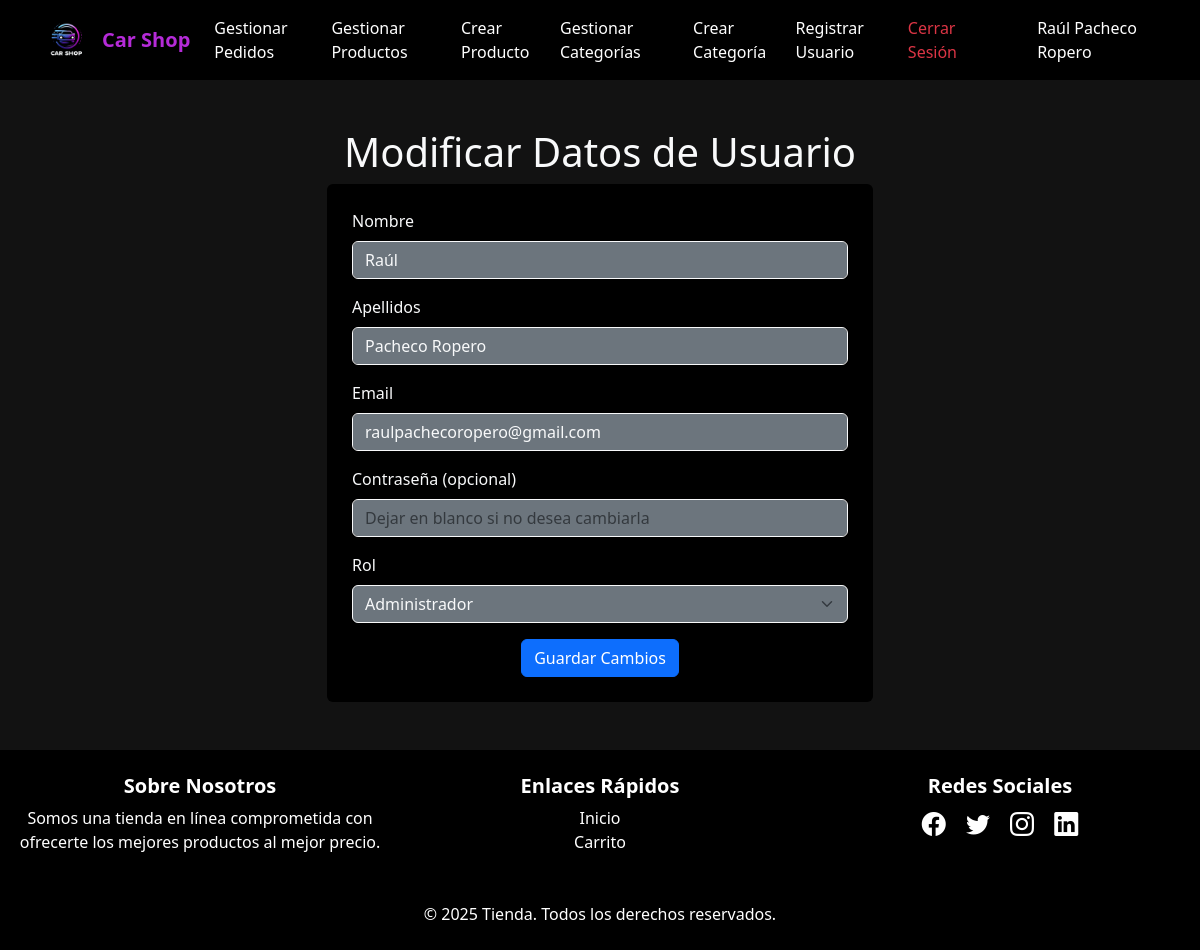
The page /DWES/Tienda_Raul_PachecoRopero/Usuario/modificarDatos?id=1 (signed in) on the database its author committed.
### tables this page shows
CREATE TABLE `usuarios` (
  `id` int(255) NOT NULL,
  `nombre` varchar(100) NOT NULL,
  `apellidos` varchar(255) DEFAULT NULL,
  `email` varchar(255) NOT NULL,
  `password` varchar(255) NOT NULL,
  `rol` varchar(20) DEFAULT NULL
);

### src/Controllers/UsuarioController.php (called while the page is built, shortened)
<?php
class UsuarioController
{
    private Pages $pages;
    public function __construct()
    {
        $this->pages = new Pages();
    }
    public function modificarDatos(int $usuarioId): void
    {
        $usuario = new Usuario(null, '', '', '', '', '');
        $usuarioDatos = $usuario->getById($usuarioId);
        $this->pages->render('usuario/modificarDatos', ['usuario' => $usuarioDatos, 'usuarioId' => $usuarioId, 'errores' => $_SESSION['errores'] ?? null]);
    }
}
?>

### src/Routes/Routes.php (called while the page is built, shortened)
<?php
class Routes
{
    public static function index()
    {
        Router::add('GET', 'Usuario/modificarDatos', function () {
            return (new UsuarioController())->modificarDatos((int)$_GET['id']);
        });
        Router::dispatch();
    }
}

### index.php (called while the page is built)
<?php
require_once('src/init.php');
?>

### src/Models/usuario.php (called while the page is built, shortened)
<?php
class Usuario
{
    private string $nombre;
    private string $apellidos;
    private string $email;
    private string $rol;
    private DBConnection $db;
    public function __construct(string|null $id, string $nombre, string $apellidos, string $email, string $password, string $rol)
    {
        $this->nombre = $nombre;
        $this->apellidos = $apellidos;
        $this->email = $email;
        $this->rol = $rol;
        $this->db = new DBConnection();
    }
    public function getNombre()
    {
        return $this->nombre;
    }
    public function getApellidos()
    {
        return $this->apellidos;
    }
    public function getEmail()
    {
        return $this->email;
    }
    public function getRol()
    {
        return $this->rol;
    }
    public static function fromArray(array $data)
    {
        return new Usuario(
            $data['id'] ?? null,
            $data['nombre'] ?? '',
            $data['apellidos'] ?? '',
            $data['email'] ?? '',
            $data['password'] ?? '',
            $data['rol'] ?? '',
        );
    }
    public function getById(int $id): mixed
    {
        try {
            $select = $this->db->prepare("SELECT * FROM usuarios WHERE id = :id");
            $select->bindValue(':id', $id, PDO::PARAM_INT);
            $select->execute();
            if ($select->rowCount() === 1) {
                $data = $select->fetch(PDO::FETCH_ASSOC);
                return self::fromArray($data);
            }
            return false;
        } catch (PDOException $e) {
            error_log("Error al buscar usuario por id: " . $e->getMessage());
            return false;
        }
    }
}

### src/Lib/DBConnection.php (called while the page is built, shortened)
<?php
class DBConnection {
    private ?PDO $conexion = null;
    public function __construct(
        private string $servidor = SERVIDOR,
        private string $usuario = USUARIO,
        private string $pass = PASS,
        private string $base_datos = BASE_DATOS
    ) {
        $this->conexion = $this->conectar();
    }
    private function conectar(): ?PDO {
        try {
            $opciones = [
                PDO::MYSQL_ATTR_INIT_COMMAND => "SET NAMES utf8mb4",
                PDO::ATTR_ERRMODE => PDO::ERRMODE_EXCEPTION,
                PDO::ATTR_DEFAULT_FETCH_MODE => PDO::FETCH_ASSOC,
                PDO::ATTR_EMULATE_PREPARES => false
            ];
            return new PDO(
                "mysql:host={$this->servidor};dbname={$this->base_datos};charset=utf8mb4",
                $this->usuario,
                $this->pass,
                $opciones
            );
        } catch (PDOException $e) {
            echo "Error de conexión: " . $e->getMessage() . "<br>";
            return null;
        }
    }
    public function prepare(string $sql): ?\PDOStatement {
        return $this->conexion ? $this->conexion->prepare($sql) : null;
    }
}

### src/Views/usuario/modificarDatos.php (the view, shortened to what this page needs)
<div class="container mt-5">
    <h1 class="text-light text-center">Modificar Datos de Usuario</h1>
    <div class="row justify-content-center">
        <div class="col-md-6">
            <div class="card mb-5 text-light p-4" style="background-color: black;">
                <form method="POST" action="<?php echo BASE_URL . 'Usuario/modificarDatos?id=' . $usuarioId; ?>">
                    <div class="mb-3">
                        <label for="nombre" class="form-label">Nombre</label>
                        <input type="text" class="form-control bg-secondary text-light border-light" id="nombre" name="data[nombre]" value="<?php echo htmlspecialchars($usuario->getNombre()); ?>" required>
                    </div>
                    <div class="mb-3">
                        <label for="apellidos" class="form-label">Apellidos</label>
                        <input type="text" class="form-control bg-secondary text-light border-light" id="apellidos" name="data[apellidos]" value="<?php echo htmlspecialchars($usuario->getApellidos()); ?>" required>
                    </div>
                    <div class="mb-3">
                        <label for="email" class="form-label">Email</label>
                        <input type="email" class="form-control bg-secondary text-light border-light" id="email" name="data[email]" value="<?php echo htmlspecialchars($usuario->getEmail()); ?>" required>
                    </div>
                    <div class="mb-3">
                        <label for="password" class="form-label">Contraseña (opcional)</label>
                        <input type="password" class="form-control bg-secondary text-light border-light" id="password" name="data[password]" placeholder="Dejar en blanco si no desea cambiarla">
                    </div>
                    <?php if ($_SESSION['login']->rol === 'admin'): ?>
                    <div class="mb-3">
                        <label for="rol" class="form-label">Rol</label>
                        <select class="form-select bg-secondary text-light border-light" id="rol" name="data[rol]" required>
                            <option value="admin" <?php echo $usuario->getRol() === 'admin' ? 'selected' : ''; ?>>Administrador</option>
                        </select>
                    </div>
                    <?php endif; ?>
                    <div class="text-center">
                        <button type="submit" class="btn btn-primary">Guardar Cambios</button>
                    </div>
                </form>
            </div>
        </div>
    </div>
</div>

### src/Views/layout/header.php (style rules this page uses)
body { background-color: #121212 !important; color: white; }

### src/Views/layout/footer.php (style rules this page uses)
body { background-color: black; color: white; display: flex; flex-direction: column; min-height: 100vh; }

### rows shown on the page
usuarios: nombre "Raúl", apellidos "Pacheco Ropero", email "raulpachecoropero@gmail.com", rol "Administrador"

### other values the page prints
$_SESSION['login']->nombre "Raúl"
$_SESSION['login']->apellidos "Pacheco Ropero"
